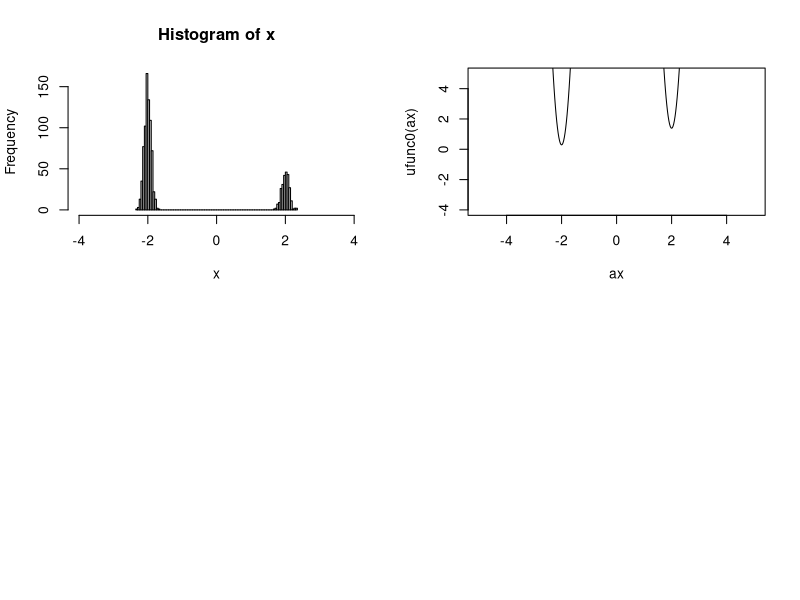
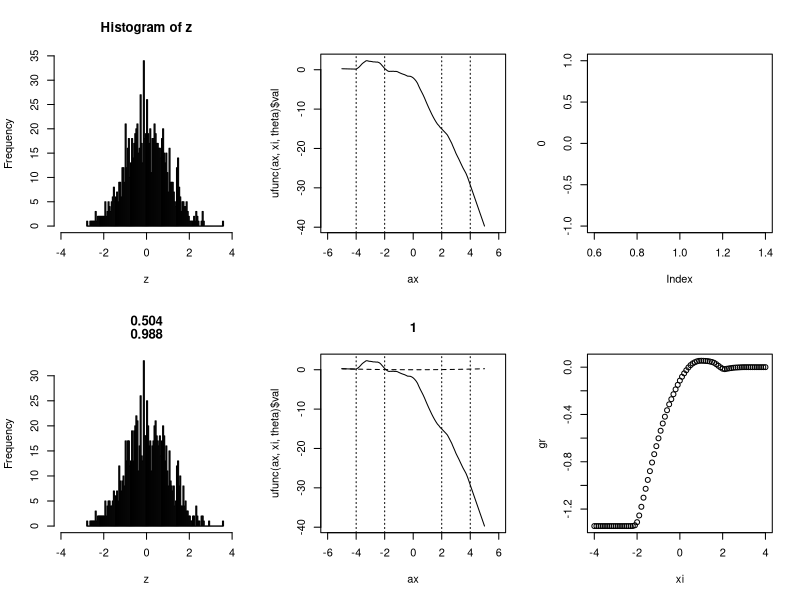
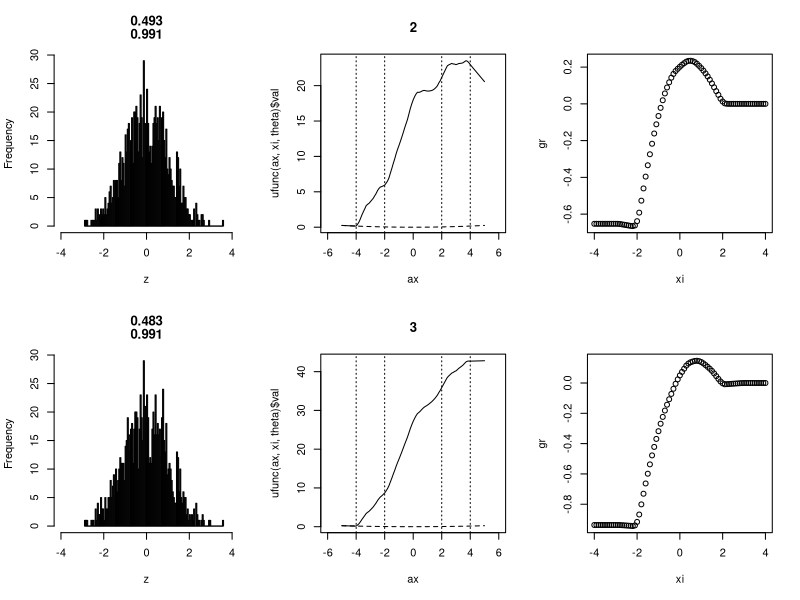
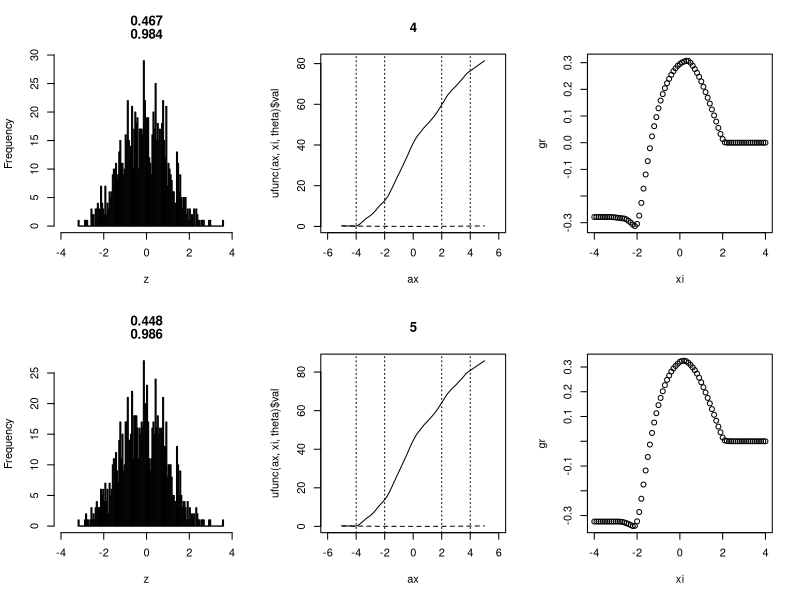
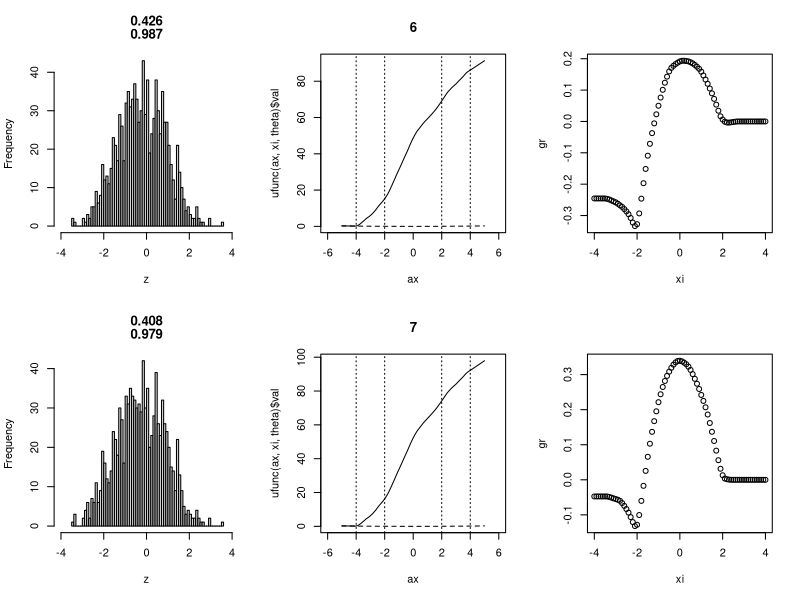
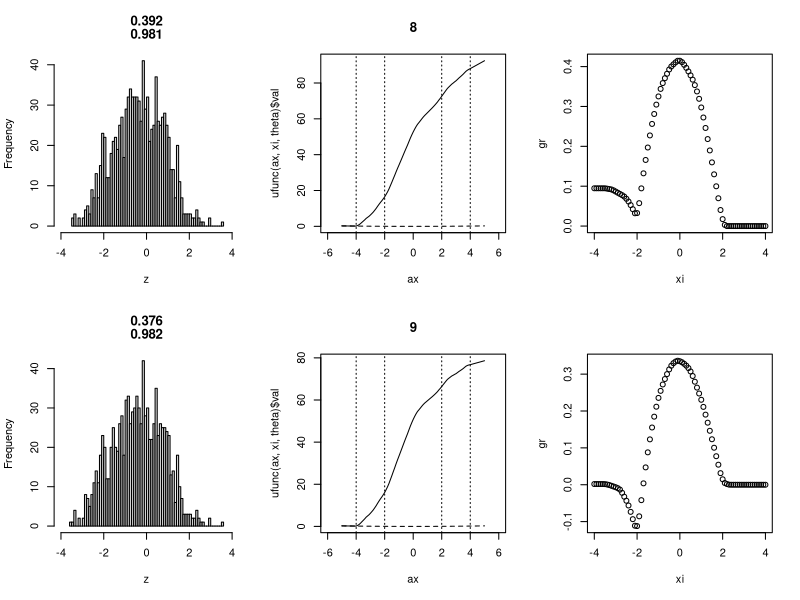
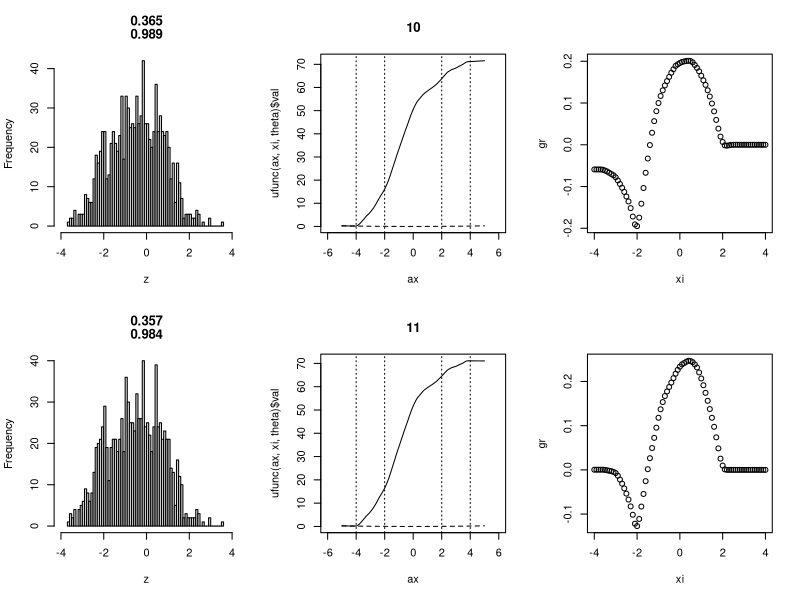
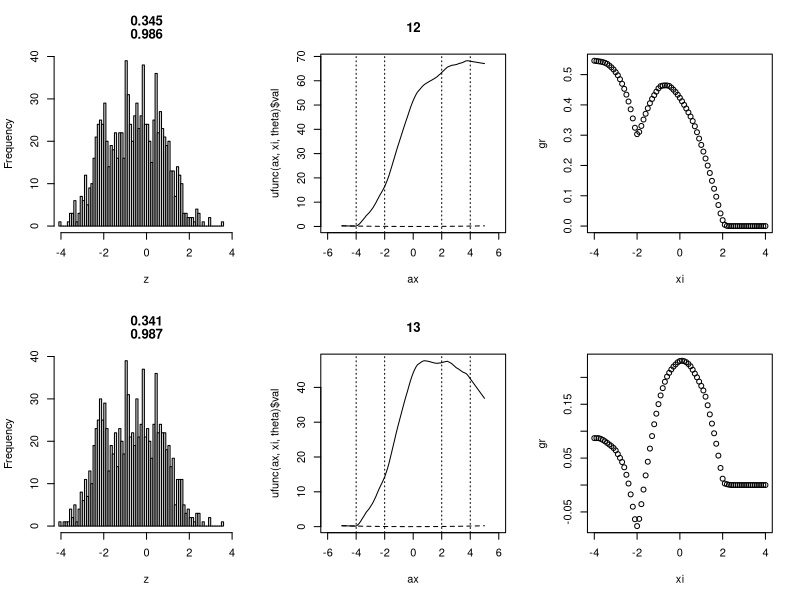

These charts were generated, in order, by the following R code: (Note: a time limit stopped this script after it produced the figures.)
####################################################################################
# This file implement the Gaussian 1D Example in the paper 
# " 
####################################################################################

rm(list=ls())

set.seed(42)

##
n <- 1000
b <- 2

alp <- 3/4 # Proportion of left mode
sig <- .1  # Standard deviation of Data

ufunc0 <- function(x) {
  # Energy function of the true data generating distribution
  - log(  alp *exp(-(x+b)^2/2/sig^2) + (1-alp) *exp(-(x-b)^2/2/sig^2 ) ) 
  
}

x <- c( rnorm(alp*n, mean=-b, sd=sig), rnorm((1-alp)*n, mean=b, sd=sig) ) # generate training sample

par(mfrow=c(2,2))

hist(x, 100, xlim=c(-4,4))

ax <- seq(-5, 5, .025)

plot( ax, ufunc0(ax), type="l", ylim=c(-4,5) )

 
xi <- seq(-4, 4, .1)  # knots
p <- length(xi)

ufunc <- function(x, xi, theta) {                
  # U_theta(x)
  val <- x^2/10^2  
  grad <- 2*x /10^2  
  
  for (j in 1:length(xi)) {
    val <- val + theta[j] *ifelse(x>xi[j], x-xi[j], 0)
    grad <- grad + theta[j] *ifelse(x>xi[j], 1, 0)
  }
  
  list(val=val, grad=grad)
}

gradfunc <- function(x, xi) {       
  # Gradient of U_theta(x) with respect to x
  val <- matrix(NA, length(x), p)
  for (j in 1:length(xi))
    val[,j] <- ifelse(x>xi[j], x-xi[j], 0)
  val
}

langev <- function(z, n, eps, theta) {
  # MALA sampling
  ar.sum <- rep(0, length(z))
  
  for (i in 1:n) {
    #z <- z - eps^2/2 * ufunc(z, xi, theta)$grad + rnorm(length(z), mean=0, sd=eps)
    
    u.old <- ufunc(z, xi, theta)
    z.noise <- rnorm(length(z), mean=0, sd=1)
    
    z2 <- z - eps^2/2 * u.old$grad + eps*z.noise    
    u.new <- ufunc(z2, xi, theta)
    
    # equivalent
    #z2.noise <- (z - z2 + eps^2/2 *u.new$grad) /eps
    z2.noise <- -z.noise + (u.old$grad + u.new$grad) *eps/2
    
    u.diff <- (u.new$val -u.old$val) + z2.noise^2/2 - z.noise^2/2
    
    ar <- rep(1, length(z))
    for (j in 1:length(z)) {
      if (u.diff[j]>0)  ar[j] <- runif(1) < exp(-u.diff[j])
    }
    
    ar.sum <- ar.sum + ar
    z <- ifelse(ar, z2, z)
  }
  
  list(z=z, ar=ar.sum/n)
}

scheduler <- function(lr, iter, milestones=NULL, adj=.1){
  # Learning rate scheduling
  if(is.null(milestones)){
    lr
  }else if(iter %in% milestones){
    lr <- lr *adj
  }
  lr
}

par(mfrow=c(2,3))

niter <- 1200
lr <- 2e-1   # 

langev.n <- 10
langev.eps <- .1  

milestones <- c(400, 600, 800, 1000)

theta0 <- rnorm(p, mean=0, sd=1)  # 
theta <- theta0

z <- rnorm(1000, mean=0, sd=1) # Replay Buffer
hist(z, 100, xlim=c(-4, 4))

plot( ax, ufunc(ax, xi, theta)$val, type="l", xlim=c(-6, 6))
#abline(v=xi, lty=3)
abline(v=c(-4,-2,2,4), lty=3)

plot(0, type="n")

nsub <- 100

ar.ave <- rep(NA, niter)
uat2.diff <- rep(NA, niter)
st.dif <- rep(NA, niter)

gr <- 0

for (i in 1:niter) {
  
  theta <- theta - lr * gr
  
  sub <- sample(1:n, nsub)
  
  
  out.langev <- langev(z[sub], langev.n, langev.eps, theta) 
  z[sub] <- out.langev$z
  
  ar.ave[i] <- mean(out.langev$ar)
  
  st.dif[i] <- mean(ufunc(x[sub], xi, theta)$val) - mean(ufunc(z[sub], xi, theta)$val)
  
  
  uat2.diff[i] <- ufunc(-2, xi, theta)$val - ufunc(2, xi, theta)$val  # Record difference of energies at x=-2 and x=2
  
  ## Plot
  hist(z, 100, xlim=c(-4,4), main= c(mean(z>0), ar.ave[i]) )
  
  plot(ax, ufunc(ax, xi, theta)$val, type="l", xlim=c(-6,6), main=i)
  lines(ax, ax^2/10^2, lty=2)
  abline(v=c(-4,-2,2,4), lty=3)
  
  gr <- apply(gradfunc(x[sub], xi), 2, mean) - apply(gradfunc(z[sub], xi), 2, mean)
  plot(xi, gr)
  
  lr <- scheduler(lr, i, milestones, adj=.2)
}


par(mfrow=c(2,3))
hist(z, 100, xlim=c(-4,4), main= mean(z>0))

plot( ax, ufunc(ax, xi, theta)$val, type="l", xlim=c(-6,6), main=i)
lines( ax, ax^2 /10^2, lty=2 )
abline(v=c(-4,-2,2,4), lty=3)

gr <- apply( gradfunc(x[sub],xi),2,mean) - apply( gradfunc(z[sub],xi), 2, mean)
plot(xi, gr, ylim=c(-.2,.2))
abline(v=0, lty=2)

hist(x, 100, xlim=c(-4,4))

ax <- seq(-5, 5, .025)
plot(ax, ufunc0(ax), type="l", ylim=c(0,5))
plot(ar.ave)

hist(z[x<0],100)
hist(z[x>0],100)
hist(z,100)

plot(st.dif, type="l", main="loss")
abline(h=0)

plot(1:niter, uat2.diff, type="l")
abline(h=ufunc0(-2) - ufunc0(2), lty=2)

plot(theta0, theta)
abline(c(0,1), lty=2)

# Long-run Sampling
out.long <- langev(x, 1000, langev.eps, theta)
hist(out.long$z,100, main="long", xlab="x")

# Post-training Sampling
out.post.sd1 <- langev(rnorm(1000, sd=1), 1000, langev.eps, theta)
hist(out.post.sd1$z,100, main="post (start from Normal sd=1)", xlab="x")

par(mfrow=c(2,2))

plot(ax, ufunc(ax, xi, theta)$val - min(ufunc(ax, xi, theta)$val), type="l", xlim=c(-3,3), ylim=c(0, 50),
      main="Energy Function", ylab="Energy", xlab="x", col=rgb(31/255, 119/255, 180/255), lwd=2)
abline(v=c(-4,-2,2,4), lty=3)
lines(ax, ufunc0(ax) - min( ufunc0(ax)), col=rgb(1,127/255,14/255), lwd=2)
legend("topright", legend=c("Truth", "Learned"),
       col=c(rgb(1,127/255,14/255), rgb(31/255, 119/255, 180/255)), lty=1, lwd=2)

ufunc0_exp <- function(x) {
  alp *exp(-(x+b)^2/2/sig^2)*1/sqrt(2*pi) + (1-alp) *exp(-(x-b)^2/2/sig^2 )*1/sqrt(2*pi)  
}

h <- hist(z, 100, plot=F)
h$counts <- h$counts / sum(h$counts)
plot(h, freq=TRUE, ylab="Relative Frequency",  main="Replay Buffer", xlab="x", col=rgb(31/255, 119/255, 180/255), ylim=c(0,.3), xlim=c(-3,3))
lines(ax, ufunc0_exp(ax), col=rgb(1,127/255,14/255), lwd=2)
axis(side=2,at=seq(0,.3,.05),labels=seq(0,.3,.05))
legend("topright", legend=c("Truth"),
       col=rgb(1,127/255,14/255), lty=1, lwd=2)


h <- hist(out.long$z, 100, plot=F)
h$counts <- h$counts / sum(h$counts)
plot(h, freq=TRUE, ylab="Relative Frequency",  main="Long-run Samples", xlab="x", col=rgb(31/255, 119/255, 180/255), ylim=c(0,.3), xlim=c(-3,3))
lines(ax, ufunc0_exp(ax), col=rgb(1,127/255,14/255), lwd=2)
axis(side=2,at=seq(0,.3,.05),labels=seq(0,.3,.05))
legend("topright", legend=c("Truth"),
       col=rgb(1,127/255,14/255), lty=1, lwd=2)

h <- hist(out.post.sd1$z, 100, plot=F)
h$counts <- h$counts / sum(h$counts)
plot(h, freq=TRUE, ylab="Relative Frequency",  main="Post-training Samples", xlab="x", col=rgb(31/255, 119/255, 180/255), ylim=c(0,.3), xlim=c(-3,3))
lines(ax, ufunc0_exp(ax), col=rgb(1,127/255,14/255), lwd=2)
axis(side=2,at=seq(0,.3,.05),labels=seq(0,.3,.05))
legend("topright", legend=c("Truth"),
       col=rgb(1,127/255,14/255), lty=1, lwd=2)
